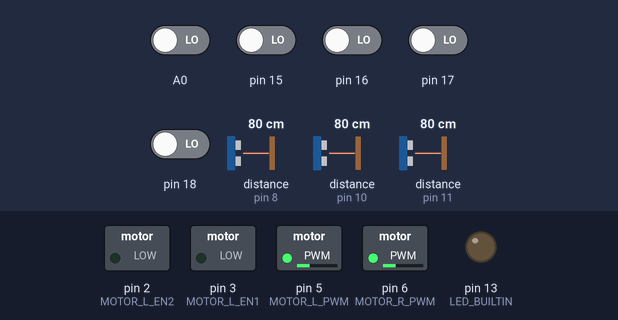
A sketch run on a simulated Arduino Uno, built with avr-gcc and run on an emulated ATmega328P. Parts: switched loads named in the sketch (green lamp = pin HIGH), output pins drawn as LEDs (lit = HIGH). The inputs (shaded band) are chosen by the test bench; at power-on: A0, pin 15–18 LOW, distance to the obstacle (sensors on pin 8, pin 10, pin 11) 80 cm. What the sketch prints to the serial monitor is not drawn.

Above: at 1.2 s.
1.3 s: A0 driven HIGH
At 1.6 s:
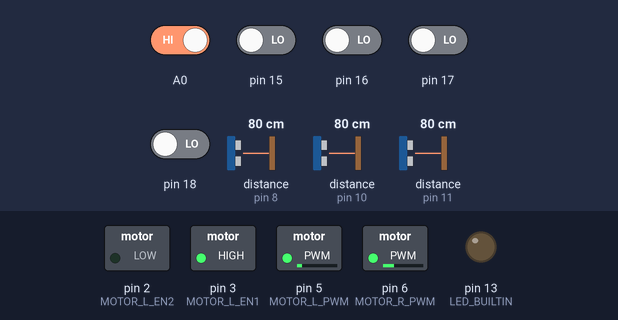
10.3 s: pin 15 driven HIGH
At 11.7 s:
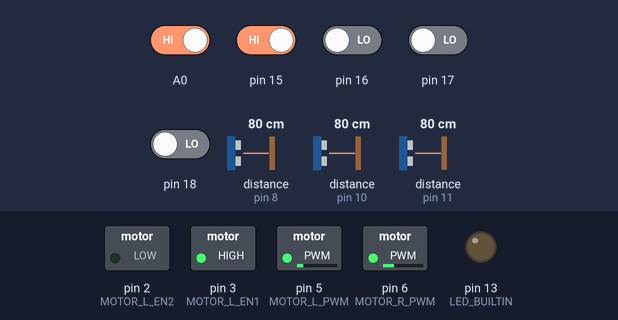
Timing chart, 0 to 13.3 s (numbered marks = the images above; inputs shaded):
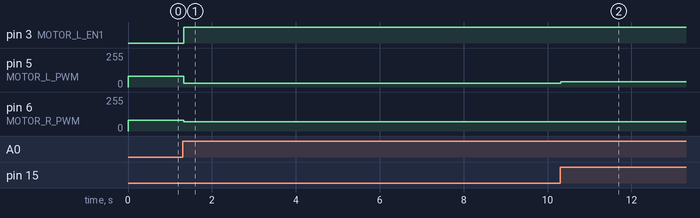

Measured:
- after the input at 1.3 s, pin 3 (MOTOR_L_EN1): LOW → HIGH at once; pin 5 (MOTOR_L_PWM): 80/255 → 30/255 at once; pin 6 (MOTOR_R_PWM): 80/255 → 70/255 at once
- after the input at 10.3 s, pin 5 (MOTOR_L_PWM): 30/255 → 40/255 at once

The sketch:

Line_Sensor_12_06.ino
```cpp
// C++ code
//n mm에서 멈춤 후 우로 90도 회전
#include<NewPing.h>
//좌
#define MOTOR_L_EN1 3
#define MOTOR_L_EN2 2
#define MOTOR_L_PWM 5
//우
#define MOTOR_R_EN1 4
#define MOTOR_R_EN2 7
#define MOTOR_R_PWM 6

#define F_Sonar 8
#define R_Sonar 10
#define L_Sonar 11

int line_sensor[5]={0,0,0,0,0};
int maxDistance=400;//cm
float F_distance,L_distance,R_distance;
int time_msec,time_90,speed_nomal,car_line;

int read_line_sensor(){
	int i,line_index;
	int sum=0;

	for(i=0;i<5;i++){
		line_sensor[i]=digitalRead(A0+i);
		sum+=line_sensor[i];
		Serial.print(line_sensor[i]);
		Serial.print(" ");
	}
	Serial.print("");
	// line_sensor[0]	line_sensor[1]	line_sensor[2]	line_sensor[3]	line_sensor[4]
	//      -4				-3		-2		-1			0		1		2			3	4
	if(sum == 1){
		if(line_sensor[0]==1)line_index=-4;
		if(line_sensor[1]==1)line_index=-2;
		if(line_sensor[2]==1)line_index=0;
		if(line_sensor[3]==1)line_index=2;
		if(line_sensor[4]==1)line_index=4;
	}
	if(sum == 2){
		if((line_sensor[0]==1)&&(line_sensor[1]==1))line_index=-3;
		if((line_sensor[1]==1)&&(line_sensor[2]==1))line_index=-1;
		if((line_sensor[2]==1)&&(line_sensor[3]==1))line_index=1;
		if((line_sensor[3]==1)&&(line_sensor[4]==1))line_index=3;
	}
	if(sum == 5){
		if((line_sensor[0]==1)&&(line_sensor[1]==1)&&(line_sensor[2]==1)&&(line_sensor[3]==1)&&(line_sensor[4]==1))line_index=-10;
	}
	Serial.print(line_index);
	Serial.print("");
	return line_index;
} //라인센서 구동함수

NewPing Sonar[3]={
NewPing(F_Sonar,F_Sonar,maxDistance),
NewPing(R_Sonar,R_Sonar,maxDistance),
NewPing(L_Sonar,L_Sonar,maxDistance),
};
void M_CTL(int dir_L,int dir_R,int spd_L,int spd_R){
	if((dir_L =1)){
		if(dir_R =1){
			digitalWrite(MOTOR_L_EN1 ,HIGH);
 			digitalWrite(MOTOR_L_EN2 ,LOW);
			analogWrite(MOTOR_L_PWM,spd_L);
			//4,7 다르면 전진
 			digitalWrite(MOTOR_R_EN1 ,HIGH);
  			digitalWrite(MOTOR_R_EN2 ,LOW);
			analogWrite(MOTOR_R_PWM,spd_R);
			}
		else if(dir_R =-1){
			digitalWrite(MOTOR_L_EN1 ,HIGH);
 			digitalWrite(MOTOR_L_EN2 ,LOW);
			analogWrite(MOTOR_L_PWM,spd_L);
			//4,7 다르면 후진
 			digitalWrite(MOTOR_R_EN1 ,LOW);
  			digitalWrite(MOTOR_R_EN2 ,HIGH);
			analogWrite(MOTOR_R_PWM,spd_R);
		}

	}
	else if(dir_L =-1){
		if(dir_R=-1){
			//2,3 다르면 후진
			digitalWrite(MOTOR_L_EN1 ,LOW);
			digitalWrite(MOTOR_L_EN2 ,HIGH);
			analogWrite(MOTOR_L_PWM,spd_L);
			//4,7 다르면 후진
 			digitalWrite(MOTOR_R_EN1 ,LOW);
 			digitalWrite(MOTOR_R_EN2 ,HIGH);
			analogWrite(MOTOR_R_PWM,spd_R);
			}
		else if(dir_R=1){
			//2,3 다르면 후진
			digitalWrite(MOTOR_L_EN1 ,LOW);
			digitalWrite(MOTOR_L_EN2 ,HIGH);
			analogWrite(MOTOR_L_PWM,spd_L);
			//4,7 다르면 전진
 			digitalWrite(MOTOR_R_EN1 ,HIGH);
  			digitalWrite(MOTOR_R_EN2 ,LOW);
			analogWrite(MOTOR_R_PWM,spd_R);
		}
	}
	else if((dir_L =0)&&(dir_R=0)){
		//2,3 같으면 멈춤
		digitalWrite(MOTOR_L_EN1 ,HIGH);
		digitalWrite(MOTOR_L_EN2 ,HIGH);
		analogWrite(MOTOR_L_PWM,spd_L);
		//4,7 같으면 멈춤
		digitalWrite(MOTOR_R_EN1 ,HIGH);
		digitalWrite(MOTOR_R_EN2 ,HIGH);
		analogWrite(MOTOR_R_PWM,spd_R);
	}

}
/*
void on_stop(){
	//2,3 같으면 멈춤
	  digitalWrite(MOTOR_L_EN1 ,HIGH);
	  digitalWrite(MOTOR_L_EN2 ,HIGH);
	analogWrite(MOTOR_L_PWM,speed_nomal);
	  //4,7 같으면 멈춤
	  digitalWrite(MOTOR_R_EN1 ,HIGH);
	  digitalWrite(MOTOR_R_EN2 ,HIGH);
	analogWrite(MOTOR_R_PWM,speed_nomal);
}
void on_FF(int a){
//2,3 다르면 전진
  digitalWrite(MOTOR_L_EN1 ,HIGH);
  digitalWrite(MOTOR_L_EN2 ,LOW);
	analogWrite(MOTOR_L_PWM,speed_nomal);
//4,7 다르면 전진
  digitalWrite(MOTOR_R_EN1 ,HIGH);
  digitalWrite(MOTOR_R_EN2 ,LOW);
	analogWrite(MOTOR_R_PWM,speed_nomal);
	delay(a);
}
void on_FR(int a){
//2,3 다르면 전진
  digitalWrite(MOTOR_L_EN1 ,HIGH);
  digitalWrite(MOTOR_L_EN2 ,LOW);
	analogWrite(MOTOR_L_PWM,speed_nomal);
//4,7 다르면 후진
  digitalWrite(MOTOR_R_EN1 ,LOW);
  digitalWrite(MOTOR_R_EN2 ,HIGH);
	analogWrite(MOTOR_R_PWM,speed_nomal);
	delay(a);
}
void on_FL(int a){
//2,3 다르면 후진
  digitalWrite(MOTOR_L_EN1 ,LOW);
  digitalWrite(MOTOR_L_EN2 ,HIGH);
	analogWrite(MOTOR_L_PWM,speed_nomal);
//4,7 다르면 전진
  digitalWrite(MOTOR_R_EN1 ,HIGH);
  digitalWrite(MOTOR_R_EN2 ,LOW);
	analogWrite(MOTOR_R_PWM,speed_nomal);
	delay(a);
}
void on_BB(int a){
//2,3 다르면 후진
  digitalWrite(MOTOR_L_EN1 ,LOW);
  digitalWrite(MOTOR_L_EN2 ,HIGH);
	analogWrite(MOTOR_L_PWM,speed_nomal);
//4,7 다르면 후진
  digitalWrite(MOTOR_R_EN1 ,LOW);
  digitalWrite(MOTOR_R_EN2 ,HIGH);
	analogWrite(MOTOR_R_PWM,speed_nomal);
	delay(a);
}
void on_BR(int a){
//2,3 다르면 후진
  digitalWrite(MOTOR_L_EN1 ,LOW);
  digitalWrite(MOTOR_L_EN2 ,HIGH);
	analogWrite(MOTOR_L_PWM,speed_nomal);
//4,7 다르면 전진
  digitalWrite(MOTOR_R_EN1 ,HIGH);
  digitalWrite(MOTOR_R_EN2 ,LOW);
	analogWrite(MOTOR_R_PWM,speed_nomal);
	delay(a);
}
void on_BL(int a){
	//2,3 다르면 전진
  digitalWrite(MOTOR_L_EN1 ,HIGH);
  digitalWrite(MOTOR_L_EN2 ,LOW);
	analogWrite(MOTOR_L_PWM,speed_nomal);
//4,7 다르면 후진
  digitalWrite(MOTOR_R_EN1 ,LOW);
  digitalWrite(MOTOR_R_EN2 ,HIGH);
	analogWrite(MOTOR_R_PWM,speed_nomal);
	delay(a);
}
*/

void setup()
{
	pinMode(LED_BUILTIN, OUTPUT);
	pinMode(MOTOR_L_EN1 ,OUTPUT);
	pinMode(MOTOR_L_EN2 ,OUTPUT);
	pinMode(MOTOR_L_EN1 ,OUTPUT);
	pinMode(MOTOR_L_EN2 ,OUTPUT);


	car_line = 1;
	speed_nomal =80;
	analogWrite(MOTOR_L_PWM,speed_nomal);
	analogWrite(MOTOR_R_PWM,speed_nomal);
	time_msec = 1000;
	time_90 = (80/speed_nomal)*950;  //속도가 빠를수록 초는 느려야하니 반비례, 속도 80일때 950이 90도 회전함.


	Serial.begin(115200);

}

void loop()
{
	int index;
	index = read_line_sensor();
  //거리 단위 mm
 F_distance = Sonar[0].ping_cm()*10;
 R_distance = Sonar[1].ping_cm()*10;
 L_distance = Sonar[2].ping_cm()*10;

	switch(index){
		//정지
		case -10:
			M_CTL(0,0,0,0);
			break;
		//우회전
		case 1:
			M_CTL(1,1,70,60);
			break;
		case 2:
			M_CTL(1,1,70,50);
			break;
		case 3:
			M_CTL(1,1,70,40);
			break;
		case 4:
			M_CTL(1,1,70,30);
			break;
		//전진
		case 0:
			M_CTL(1,1,70,70);
			break;
		//좌회전
		case -1:
			M_CTL(1,1,60,70);
			break;
		case -2:
			M_CTL(1,1,50,70);
			break;
		case -3:
			M_CTL(1,1,40,70);
			break;
		case -4:
			M_CTL(1,1,30,70);
			break;
	}

}
```
